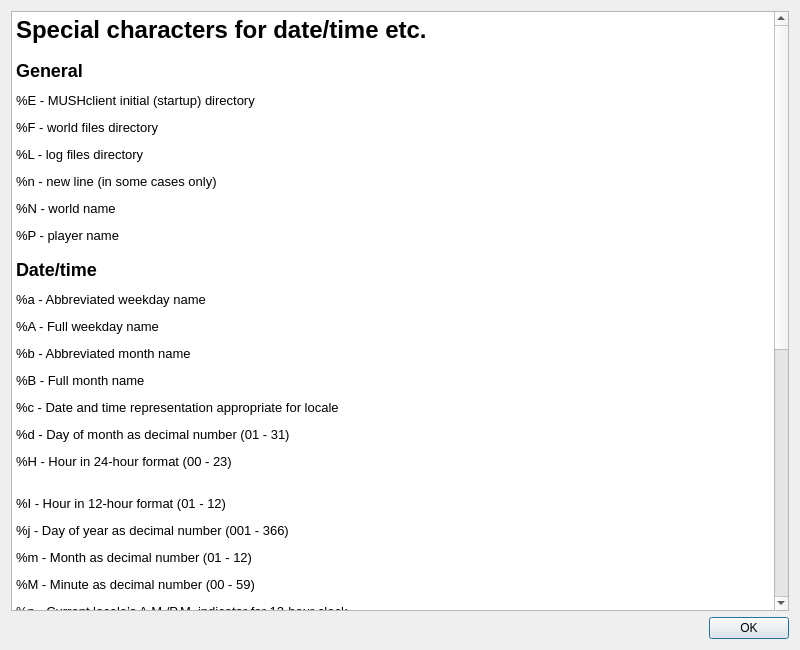
<?xml version="1.0" encoding="UTF-8"?>
<ui version="4.0">
 <class>SpecialHelp</class>
 <widget class="QDialog" name="SpecialHelp">
  <property name="geometry">
   <rect>
    <x>0</x>
    <y>0</y>
    <width>800</width>
    <height>650</height>
   </rect>
  </property>
  <property name="windowTitle">
   <string>Dialog</string>
  </property>
  <layout class="QVBoxLayout" name="verticalLayout">
   <item>
    <widget class="QTextEdit" name="textEdit">
     <property name="html">
      <string>&lt;!DOCTYPE HTML PUBLIC &quot;-//W3C//DTD HTML 4.0//EN&quot; &quot;http://www.w3.org/TR/REC-html40/strict.dtd&quot;&gt;
&lt;html&gt;&lt;head&gt;&lt;meta name=&quot;qrichtext&quot; content=&quot;1&quot; /&gt;&lt;style type=&quot;text/css&quot;&gt;
p, li { white-space: pre-wrap; }
&lt;/style&gt;&lt;/head&gt;&lt;body style=&quot; font-family:'Noto Sans'; font-size:10pt; font-weight:400; font-style:normal;&quot;&gt;
&lt;h1 style=&quot; margin-top:18px; margin-bottom:12px; margin-left:0px; margin-right:0px; -qt-block-indent:0; text-indent:0px;&quot;&gt;&lt;span style=&quot; font-size:xx-large; font-weight:600;&quot;&gt;Special characters for date/time etc.&lt;/span&gt;&lt;/h1&gt;
&lt;h2 style=&quot; margin-top:16px; margin-bottom:12px; margin-left:0px; margin-right:0px; -qt-block-indent:0; text-indent:0px;&quot;&gt;&lt;span style=&quot; font-size:x-large; font-weight:600;&quot;&gt;General&lt;/span&gt;&lt;/h2&gt;
&lt;p style=&quot; margin-top:12px; margin-bottom:12px; margin-left:0px; margin-right:0px; -qt-block-indent:0; text-indent:0px;&quot;&gt;%E - MUSHclient initial (startup) directory&lt;/p&gt;
&lt;p style=&quot; margin-top:12px; margin-bottom:12px; margin-left:0px; margin-right:0px; -qt-block-indent:0; text-indent:0px;&quot;&gt;%F - world files directory&lt;/p&gt;
&lt;p style=&quot; margin-top:12px; margin-bottom:12px; margin-left:0px; margin-right:0px; -qt-block-indent:0; text-indent:0px;&quot;&gt;%L - log files directory&lt;/p&gt;
&lt;p style=&quot; margin-top:12px; margin-bottom:12px; margin-left:0px; margin-right:0px; -qt-block-indent:0; text-indent:0px;&quot;&gt;%n - new line (in some cases only)&lt;/p&gt;
&lt;p style=&quot; margin-top:12px; margin-bottom:12px; margin-left:0px; margin-right:0px; -qt-block-indent:0; text-indent:0px;&quot;&gt;%N - world name&lt;/p&gt;
&lt;p style=&quot; margin-top:12px; margin-bottom:12px; margin-left:0px; margin-right:0px; -qt-block-indent:0; text-indent:0px;&quot;&gt;%P - player name&lt;/p&gt;
&lt;h2 style=&quot; margin-top:16px; margin-bottom:12px; margin-left:0px; margin-right:0px; -qt-block-indent:0; text-indent:0px;&quot;&gt;&lt;span style=&quot; font-size:x-large; font-weight:600;&quot;&gt;Date/time&lt;/span&gt;&lt;/h2&gt;
&lt;p style=&quot; margin-top:12px; margin-bottom:12px; margin-left:0px; margin-right:0px; -qt-block-indent:0; text-indent:0px;&quot;&gt;%a - Abbreviated weekday name&lt;/p&gt;
&lt;p style=&quot; margin-top:12px; margin-bottom:12px; margin-left:0px; margin-right:0px; -qt-block-indent:0; text-indent:0px;&quot;&gt;%A - Full weekday name&lt;/p&gt;
&lt;p style=&quot; margin-top:12px; margin-bottom:12px; margin-left:0px; margin-right:0px; -qt-block-indent:0; text-indent:0px;&quot;&gt;%b - Abbreviated month name&lt;/p&gt;
&lt;p style=&quot; margin-top:12px; margin-bottom:12px; margin-left:0px; margin-right:0px; -qt-block-indent:0; text-indent:0px;&quot;&gt;%B - Full month name&lt;/p&gt;
&lt;p style=&quot; margin-top:12px; margin-bottom:12px; margin-left:0px; margin-right:0px; -qt-block-indent:0; text-indent:0px;&quot;&gt;%c - Date and time representation appropriate for locale&lt;/p&gt;
&lt;p style=&quot; margin-top:12px; margin-bottom:12px; margin-left:0px; margin-right:0px; -qt-block-indent:0; text-indent:0px;&quot;&gt;%d - Day of month as decimal number (01 - 31)&lt;/p&gt;
&lt;p style=&quot; margin-top:12px; margin-bottom:12px; margin-left:0px; margin-right:0px; -qt-block-indent:0; text-indent:0px;&quot;&gt;%H - Hour in 24-hour format (00 - 23)&lt;br /&gt;&lt;/p&gt;
&lt;p style=&quot; margin-top:12px; margin-bottom:12px; margin-left:0px; margin-right:0px; -qt-block-indent:0; text-indent:0px;&quot;&gt;%I - Hour in 12-hour format (01 - 12)&lt;/p&gt;
&lt;p style=&quot; margin-top:12px; margin-bottom:12px; margin-left:0px; margin-right:0px; -qt-block-indent:0; text-indent:0px;&quot;&gt;%j - Day of year as decimal number (001 - 366)&lt;/p&gt;
&lt;p style=&quot; margin-top:12px; margin-bottom:12px; margin-left:0px; margin-right:0px; -qt-block-indent:0; text-indent:0px;&quot;&gt;%m - Month as decimal number (01 - 12)&lt;/p&gt;
&lt;p style=&quot; margin-top:12px; margin-bottom:12px; margin-left:0px; margin-right:0px; -qt-block-indent:0; text-indent:0px;&quot;&gt;%M - Minute as decimal number (00 - 59)&lt;/p&gt;
&lt;p style=&quot; margin-top:12px; margin-bottom:12px; margin-left:0px; margin-right:0px; -qt-block-indent:0; text-indent:0px;&quot;&gt;%p - Current locale’s A.M./P.M. indicator for 12-hour clock&lt;/p&gt;
&lt;p style=&quot; margin-top:12px; margin-bottom:12px; margin-left:0px; margin-right:0px; -qt-block-indent:0; text-indent:0px;&quot;&gt;%S - Second as decimal number (00 - 59)&lt;/p&gt;
&lt;p style=&quot; margin-top:12px; margin-bottom:12px; margin-left:0px; margin-right:0px; -qt-block-indent:0; text-indent:0px;&quot;&gt;%U - Week of year as decimal number, with Sunday as first day of week (00 - 53)&lt;/p&gt;
&lt;p style=&quot; margin-top:12px; margin-bottom:12px; margin-left:0px; margin-right:0px; -qt-block-indent:0; text-indent:0px;&quot;&gt;%w - Weekday as decimal number (0 - 6; Sunday is 0)&lt;/p&gt;
&lt;p style=&quot; margin-top:12px; margin-bottom:12px; margin-left:0px; margin-right:0px; -qt-block-indent:0; text-indent:0px;&quot;&gt;%W - Week of year as decimal number, with Monday as first day of week (00 - 53)&lt;/p&gt;
&lt;p style=&quot; margin-top:12px; margin-bottom:12px; margin-left:0px; margin-right:0px; -qt-block-indent:0; text-indent:0px;&quot;&gt;%x - Date representation for current locale&lt;/p&gt;
&lt;p style=&quot; margin-top:12px; margin-bottom:12px; margin-left:0px; margin-right:0px; -qt-block-indent:0; text-indent:0px;&quot;&gt;%X - Time representation for current locale&lt;/p&gt;
&lt;p style=&quot; margin-top:12px; margin-bottom:12px; margin-left:0px; margin-right:0px; -qt-block-indent:0; text-indent:0px;&quot;&gt;%y - Year without century, as decimal number (00 - 99)&lt;/p&gt;
&lt;p style=&quot; margin-top:12px; margin-bottom:12px; margin-left:0px; margin-right:0px; -qt-block-indent:0; text-indent:0px;&quot;&gt;%Y - Year with century, as decimal number&lt;/p&gt;
&lt;p style=&quot; margin-top:12px; margin-bottom:12px; margin-left:0px; margin-right:0px; -qt-block-indent:0; text-indent:0px;&quot;&gt;%z, %Z - Time-zone name or abbreviation; no characters if time zone is unknown&lt;/p&gt;
&lt;p style=&quot; margin-top:12px; margin-bottom:12px; margin-left:0px; margin-right:0px; -qt-block-indent:0; text-indent:0px;&quot;&gt;%% - Percent sign&lt;/p&gt;
&lt;h2 style=&quot; margin-top:16px; margin-bottom:12px; margin-left:0px; margin-right:0px; -qt-block-indent:0; text-indent:0px;&quot;&gt;&lt;span style=&quot; font-size:x-large; font-weight:600;&quot;&gt;Modification&lt;/span&gt;&lt;/h2&gt;
&lt;p style=&quot; margin-top:12px; margin-bottom:12px; margin-left:0px; margin-right:0px; -qt-block-indent:0; text-indent:0px;&quot;&gt;The # flag may prefix any formatting code. In that case, the meaning of the format code is changed as follows.&lt;/p&gt;
&lt;p style=&quot; margin-top:12px; margin-bottom:12px; margin-left:0px; margin-right:0px; -qt-block-indent:0; text-indent:0px;&quot;&gt;%#a, %#A, %#b, %#B, %#p, %#X, %#z, %#Z, %#% - # flag is ignored.&lt;/p&gt;
&lt;p style=&quot; margin-top:12px; margin-bottom:12px; margin-left:0px; margin-right:0px; -qt-block-indent:0; text-indent:0px;&quot;&gt;%#c - Long date and time representation, appropriate for current locale. For example: &amp;quot;Tuesday, March 14, 1995, 12:41:29&amp;quot;.&lt;/p&gt;
&lt;p style=&quot; margin-top:12px; margin-bottom:12px; margin-left:0px; margin-right:0px; -qt-block-indent:0; text-indent:0px;&quot;&gt;%#x - Long date representation, appropriate to current locale. For example: &amp;quot;Tuesday, March 4, 1995&amp;quot;.&lt;/p&gt;
&lt;p style=&quot; margin-top:12px; margin-bottom:12px; margin-left:0px; margin-right:0px; -qt-block-indent:0; text-indent:0px;&quot;&gt;%#d, %#H, %#I, %#j, %#m, %#M, %#S, %#U, %#w, %#W, %#y, %#Y - Remove leading zeros (if any).&lt;/p&gt;&lt;/body&gt;&lt;/html&gt;</string>
     </property>
    </widget>
   </item>
   <item>
    <widget class="QDialogButtonBox" name="buttonBox">
     <property name="orientation">
      <enum>Qt::Horizontal</enum>
     </property>
     <property name="standardButtons">
      <set>QDialogButtonBox::Ok</set>
     </property>
    </widget>
   </item>
  </layout>
 </widget>
 <resources/>
 <connections>
  <connection>
   <sender>buttonBox</sender>
   <signal>accepted()</signal>
   <receiver>SpecialHelp</receiver>
   <slot>accept()</slot>
   <hints>
    <hint type="sourcelabel">
     <x>248</x>
     <y>254</y>
    </hint>
    <hint type="destinationlabel">
     <x>157</x>
     <y>274</y>
    </hint>
   </hints>
  </connection>
  <connection>
   <sender>buttonBox</sender>
   <signal>rejected()</signal>
   <receiver>SpecialHelp</receiver>
   <slot>reject()</slot>
   <hints>
    <hint type="sourcelabel">
     <x>316</x>
     <y>260</y>
    </hint>
    <hint type="destinationlabel">
     <x>286</x>
     <y>274</y>
    </hint>
   </hints>
  </connection>
 </connections>
</ui>
